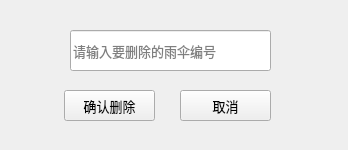
<?xml version="1.0" encoding="UTF-8"?>
<ui version="4.0">
 <class>Admin_Umbrella_Dele</class>
 <widget class="QWidget" name="Admin_Umbrella_Dele">
  <property name="geometry">
   <rect>
    <x>0</x>
    <y>0</y>
    <width>348</width>
    <height>150</height>
   </rect>
  </property>
  <property name="windowTitle">
   <string>雨伞删除</string>
  </property>
  <widget class="QLineEdit" name="lineEdit_dele">
   <property name="geometry">
    <rect>
     <x>70</x>
     <y>30</y>
     <width>201</width>
     <height>41</height>
    </rect>
   </property>
   <property name="font">
    <font>
     <family>微软雅黑</family>
     <pointsize>10</pointsize>
    </font>
   </property>
   <property name="placeholderText">
    <string>请输入要删除的雨伞编号</string>
   </property>
  </widget>
  <widget class="QPushButton" name="pushButto_ok">
   <property name="geometry">
    <rect>
     <x>64</x>
     <y>90</y>
     <width>91</width>
     <height>31</height>
    </rect>
   </property>
   <property name="font">
    <font>
     <family>微软雅黑</family>
     <pointsize>10</pointsize>
    </font>
   </property>
   <property name="text">
    <string>确认删除</string>
   </property>
  </widget>
  <widget class="QPushButton" name="pushButton_cancel">
   <property name="geometry">
    <rect>
     <x>180</x>
     <y>90</y>
     <width>91</width>
     <height>31</height>
    </rect>
   </property>
   <property name="font">
    <font>
     <family>微软雅黑</family>
     <pointsize>10</pointsize>
    </font>
   </property>
   <property name="text">
    <string>取消</string>
   </property>
  </widget>
 </widget>
 <resources/>
 <connections/>
</ui>
